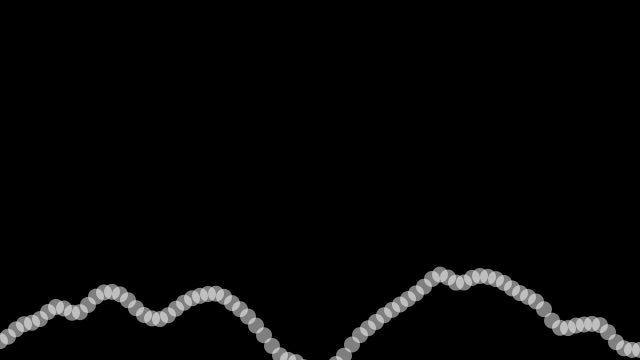
Frame 1 (no input)
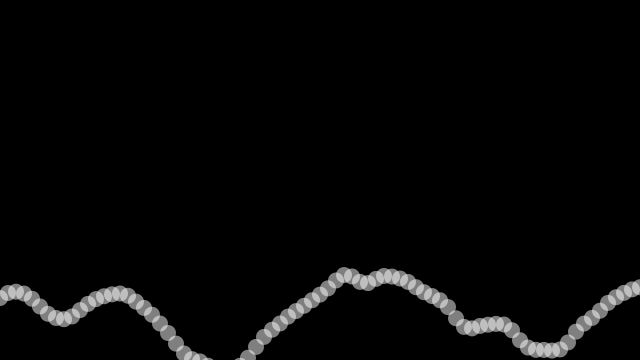
Frame 60 (the mouse pressed at the canvas centre just before this capture)
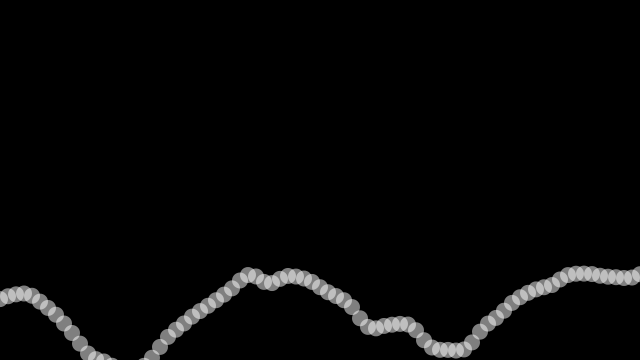
Frame 120 (the mouse held since frame 60 and released just before this capture)

The Processing sketch that drew these frames (run headless with seeded random() and noise(); from frame 60 on, the mouse is pressed at the canvas centre):

// Processing sketch: NoiseWave
// ── NoiseWave.pde
/**
 * Noise Wave
 * by Daniel Shiffman.  
 * 
 * Using Perlin Noise to generate a wave-like pattern. 
 */
 
int xspacing = 8;   // How far apart should each horizontal location be spaced
int w;              // Width of entire wave

float yoff = 0.0f;        // 2nd dimension of perlin noise
float[] yvalues;          // Using an array to store height values for the wave (not entirely necessary)

void setup() {
  size(640, 360);
  colorMode(RGB,255,255,255,100);
  smooth();
  w = width+16;
  yvalues = new float[w/xspacing];
}

void draw() {
  background(0);
  calcWave();
  renderWave();
}

void calcWave() {
  float dx = 0.05f;
  float dy = 0.01f;
  float amplitude = 100.0f;

  // Increment y ('time')
  yoff += dy;

  //float xoff = 0.0;  // Option #1
  float xoff = yoff; // Option #2

  for (int i = 0; i < yvalues.length; i++) {
    // Using 2D noise function
    //yvalues[i] = (2*noise(xoff,yoff)-1)*amplitude; // Option #1
    // Using 1D noise function
    yvalues[i] = (2*noise(xoff)-1)*amplitude;    // Option #2
    xoff+=dx;
  }

}

void renderWave() {
  // A simple way to draw the wave with an ellipse at each location
  for (int x = 0; x < yvalues.length; x++) {
    noStroke();
    fill(255,50);
    ellipseMode(CENTER);
    ellipse(x*xspacing,width/2+yvalues[x],16,16);
  }
}
